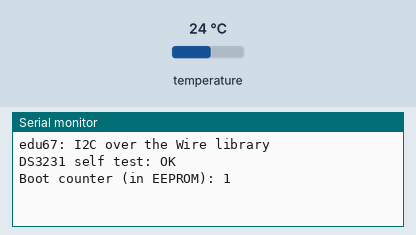
Simulated run of this sketch. Board: Arduino Uno, built with avr-gcc and run on an emulated ATmega328P. Shown: the last lines printed to the serial monitor. Wiring (inferred from the names in the program): 24Cxx EEPROM at I2C address 0x57; DS3231 clock at I2C address 0x68. Inputs (shaded band) come from the test bench; at power-on: temperature 24 °C. The local clock reads 2024-03-15 10:24:30 at power-on unless the sketch sets it; EEPROM starts erased.

Above: at 1.2 s.
1.3 s: temperature set to 12 °C
At 3.4 s:
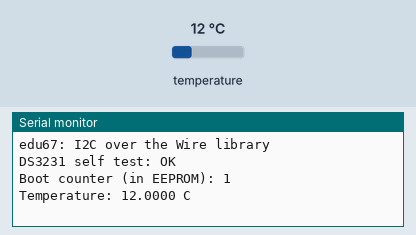
5.2 s: temperature set to 19 °C
At 6.5 s:
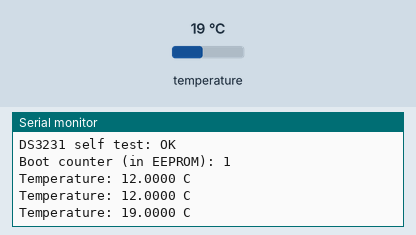

The sketch:

edu67_i2c_driver_layers.ino
```cpp
/*
 * edu67: a layered I2C driver, the way it is done in production firmware.
 *
 * Hardware: Arduino Uno + DS3231 RTC module (ZS-042, with AT24C32 EEPROM).
 *   Module VCC -> 5V, GND -> GND, SDA -> A4, SCL -> A5.
 *
 * Layers (top to bottom):
 *
 *   this sketch
 *      |
 *   Ds3231TempDrv, At24c32Drv   <- sensor drivers: know registers, not the bus
 *      |
 *   I2cDrvIf                    <- the one interface everybody uses
 *      |
 *   I2cWireDrv  or  I2cItDrv    <- bus drivers (choose in Config.h)
 *      |               |
 *   WireIf          TwiHalIf    <- thin wrappers: replaced by fakes in the PC tests
 *      |               |
 *   Wire library    AvrTwiHal   <- the hardware
 *
 * Open the Serial Monitor at 115200 baud. See README.md for the lessons.
 */

#include "Config.h"

#include "At24c32Drv.h"
#include "ClockIf.h"
#include "Ds3231TempDrv.h"
#include "FixedPointFormat.h"
#include "SerialErrorReporter.h"

#if defined(I2C_BACKEND_WIRE)
#include "I2cWireDrv.h"
#include "WireAdapter.h"
#else
#include "AvrTwiHal.h"
#include "I2cItDrv.h"
#endif

constexpr uint32_t I2C_CLOCK_HZ        = 100000;
constexpr uint32_t PRINT_INTERVAL_MS   = 2000;
// 4 bytes starting 2 bytes before a page end: the write is split into two pages.
constexpr uint16_t BOOT_COUNTER_ADDRESS = 0x0F1E;

// Global objects, in the order of their dependencies (constructed top to bottom).
ArduinoClock sysClock;
SerialErrorReporter reporter;

#if defined(I2C_BACKEND_WIRE)
WireAdapter wire;
I2cWireDrv i2cBus(wire);
#else
AvrTwiHal twi;
I2cItDrv i2cBus(twi, sysClock);
#endif

Ds3231TempDrv thermometer(i2cBus);
At24c32Drv eeprom(i2cBus, sysClock);

static uint32_t lastPrintMs = 0;

static void printTemperature(int32_t temperatureE4)
{
    char text[FIXED_E4_TEXT_SIZE];
    formatFixedE4(temperatureE4, text, sizeof(text));
    Serial.print(F("Temperature: "));
    Serial.print(text);
    Serial.println(F(" C"));
}

static void countBoots()
{
    uint8_t bytes[4] = {0, 0, 0, 0};
    if (!eeprom.read(BOOT_COUNTER_ADDRESS, bytes, sizeof(bytes)))
    {
        Serial.println(F("EEPROM read failed"));
        return;
    }

    // Little-endian: least significant byte first.
    uint32_t boots = static_cast<uint32_t>(bytes[0])
                   | (static_cast<uint32_t>(bytes[1]) << 8)
                   | (static_cast<uint32_t>(bytes[2]) << 16)
                   | (static_cast<uint32_t>(bytes[3]) << 24);

    // A new EEPROM is full of 0xFF.
    if (boots == 0xFFFFFFFFul)
    {
        boots = 0;
    }
    ++boots;

    for (uint8_t i = 0; i < 4; ++i)
    {
        bytes[i] = static_cast<uint8_t>(boots >> (8 * i));
    }
    if (!eeprom.write(BOOT_COUNTER_ADDRESS, bytes, sizeof(bytes)))
    {
        Serial.println(F("EEPROM write failed"));
        return;
    }

    Serial.print(F("Boot counter (in EEPROM): "));
    Serial.println(boots);
}


void setup()
{
    Serial.begin(115200);

#if defined(I2C_BACKEND_WIRE)
    Serial.println(F("\nedu67: I2C over the Wire library"));
    wire.begin(I2C_CLOCK_HZ, 25000, false);
#else
    Serial.println(F("\nedu67: I2C over our own TWI interrupt driver"));
    twi.begin(I2C_CLOCK_HZ, false);
#endif

    // The error reporter is connected AFTER the drivers were created:
    // a failure that already happened would be replayed now.
    i2cBus.setErrorReporter(reporter);
    thermometer.setErrorReporter(reporter);
    eeprom.setErrorReporter(reporter);

    Serial.print(F("DS3231 self test: "));
    Serial.println(thermometer.selfTest() ? F("OK") : F("FAILED"));

    countBoots();
}

void loop()
{
    // Non-blocking timing, as in edu01_blink_no_delay.
    const uint32_t now = millis();
    if (now - lastPrintMs < PRINT_INTERVAL_MS)
    {
        return;
    }
    lastPrintMs = now;

    int32_t temperatureE4 = 0;
    if (thermometer.getTemperature(temperatureE4))
    {
        printTemperature(temperatureE4);
    }
    else
    {
        Serial.println(F("Temperature: no sensor"));
    }
}
```

Config.h
```cpp
#ifndef EDU67_CONFIG_H
#define EDU67_CONFIG_H

/*
 * Choose which I2C bus driver the sketch uses.
 * Both implement the same I2cDrvIf, so the sensor drivers do not change at all.
 */

/*** Define ONLY ONE of it: ***/
#define I2C_BACKEND_WIRE     // Lesson 2: blocking driver built on top of the Wire library
// #define I2C_BACKEND_IT    // Lesson 3: our own interrupt-driven TWI driver (no Wire library)
/******************************/

#if defined(I2C_BACKEND_WIRE) == defined(I2C_BACKEND_IT)
#error "Config.h: define exactly one of I2C_BACKEND_WIRE / I2C_BACKEND_IT"
#endif

#if defined(I2C_BACKEND_IT) && defined(ARDUINO) && !defined(ARDUINO_ARCH_AVR)
#error "I2C_BACKEND_IT talks to AVR TWI registers directly: use an AVR board (Uno, Nano, Mega)"
#endif

#endif // EDU67_CONFIG_H
```

At24c32Drv.cpp
```cpp
#include "At24c32Drv.h"

#include "LockGuard.h"

namespace {

constexpr uint16_t MEMORY_ADDRESS_SIZE = 2;

// Not "min": Arduino.h defines min() as a macro.
size_t smaller(size_t aP, size_t bP)
{
    return (aP < bP) ? aP : bP;
}

} // anonymous namespace

At24c32Drv::At24c32Drv(I2cDrvIf& rBusP, ClockIf& rClockP, uint8_t addressP) :
    rBusM(rBusP),
    rClockM(rClockP),
    addressM(addressP),
    latchM(Subsystem::PERIPHERALS, HwError::AT24C32_FAILURE)
{
}

bool At24c32Drv::read(uint16_t memoryAddressP, uint8_t* pDataP, size_t dataSizeP)
{
    EDU_ASSERT(pDataP != nullptr);
    EDU_ASSERT(memoryAddressP + dataSizeP <= AT24C32_SIZE);

    if (latchM.isSet())
    {
        return false;
    }

    const LockGuard<I2cDrvIf> lock(rBusM);

    // Reads may cross pages; they are split only to fit the bus buffer.
    while (dataSizeP > 0)
    {
        const size_t chunk = smaller(dataSizeP, AT24C32_CHUNK_SIZE);
        if (!rBusM.read(addressM, memoryAddressP, MEMORY_ADDRESS_SIZE, pDataP, chunk))
        {
            return fail(EDU_TEXT("AT24C32 read failed at"), memoryAddressP);
        }
        memoryAddressP = static_cast<uint16_t>(memoryAddressP + chunk);
        pDataP += chunk;
        dataSizeP -= chunk;
    }
    return true;
}

bool At24c32Drv::write(uint16_t memoryAddressP, const uint8_t* pDataP, size_t dataSizeP)
{
    EDU_ASSERT(pDataP != nullptr);
    EDU_ASSERT(memoryAddressP + dataSizeP <= AT24C32_SIZE);

    if (latchM.isSet())
    {
        return false;
    }

    const LockGuard<I2cDrvIf> lock(rBusM);

    while (dataSizeP > 0)
    {
        // Example: address 30, 4 bytes -> 2 bytes to the end of page 0, then 2 bytes in page 1.
        const size_t toPageEnd = AT24C32_PAGE_SIZE - (memoryAddressP % AT24C32_PAGE_SIZE);
        const size_t chunk     = smaller(smaller(dataSizeP, toPageEnd), AT24C32_CHUNK_SIZE);

        if (!rBusM.write(addressM, memoryAddressP, MEMORY_ADDRESS_SIZE, pDataP, chunk))
        {
            return fail(EDU_TEXT("AT24C32 write failed at"), memoryAddressP);
        }
        if (!waitWhileBusy())
        {
            return fail(EDU_TEXT("AT24C32 write cycle timeout at"), memoryAddressP);
        }
        memoryAddressP = static_cast<uint16_t>(memoryAddressP + chunk);
        pDataP += chunk;
        dataSizeP -= chunk;
    }
    return true;
}

bool At24c32Drv::waitWhileBusy()
{
    // While writing its cells the chip NACKs its address. The first transfer
    // that is ACKed tells us it is ready. (A zero-length write is the textbook
    // way; a 1-byte read works with every bus driver, and is harmless.)
    const uint32_t startMs = rClockM.nowMs();
    uint8_t dummy = 0;
    do
    {
        if (rBusM.read(addressM, 0, MEMORY_ADDRESS_SIZE, &dummy, 1))
        {
            return true;
        }
    } while (static_cast<uint32_t>(rClockM.nowMs() - startMs) < AT24C32_WRITE_TIMEOUT_MS);

    return false;
}

bool At24c32Drv::fail(EduText messageP, uint16_t memoryAddressP)
{
    if (!latchM.isSet())
    {
        latchM.log(messageP, memoryAddressP);
        latchM.set();
    }
    return false;
}
```

At24c32Drv.h
```cpp
#ifndef EDU67_AT24C32DRV_H
#define EDU67_AT24C32DRV_H

#include "ClockIf.h"
#include "FatalErrorLatch.h"
#include "I2cDrvIf.h"

/** Address on the ZS-042 DS3231 module (A0..A2 pulled up). Other modules: 0x50..0x57. */
constexpr uint8_t AT24C32_ADDRESS = 0x57;

constexpr uint16_t AT24C32_SIZE      = 4096; ///< 32 kbit = 4096 bytes
constexpr uint16_t AT24C32_PAGE_SIZE = 32;   ///< one write may not cross a page boundary

/**
 * Bytes per bus transfer. Wire has a 32-byte buffer and the 2-byte memory
 * address takes 2 of them, so 16 is safe for every bus driver.
 */
constexpr uint16_t AT24C32_CHUNK_SIZE = 16;

/** Write cycle is max 10 ms by datasheet; a bit more for safety. */
constexpr uint16_t AT24C32_WRITE_TIMEOUT_MS = 20;

/**
 * AT24C32 I2C EEPROM.
 *
 * New compared to the DS3231:
 * - 2-byte "register" address (0x000..0xFFF): registerAddressSize = 2.
 * - Page writes: bytes that cross the end of a 32-byte page WRAP AROUND to
 *   the start of the same page. So a long write must be split at page ends.
 * - Write cycle: after a write, the chip is busy for up to 10 ms and does not
 *   ACK its own address. We ask again until it answers ("ACK polling"),
 *   which is faster than always waiting 10 ms.
 */
class At24c32Drv
{
public:
    At24c32Drv(I2cDrvIf& rBusP, ClockIf& rClockP, uint8_t addressP = AT24C32_ADDRESS);

    At24c32Drv(const At24c32Drv&) = delete;
    At24c32Drv& operator=(const At24c32Drv&) = delete;

    void setErrorReporter(ErrorReporterIf& rReporterP) { latchM.setReporter(rReporterP); }
    bool hasFatalFailure() const { return latchM.isSet(); }

    bool read(uint16_t memoryAddressP, uint8_t* pDataP, size_t dataSizeP);
    bool write(uint16_t memoryAddressP, const uint8_t* pDataP, size_t dataSizeP);

private:
    /** ACK polling until the write cycle is over. */
    bool waitWhileBusy();

    bool fail(EduText messageP, uint16_t memoryAddressP);

    I2cDrvIf& rBusM;
    ClockIf& rClockM;
    const uint8_t addressM;
    FatalErrorLatch latchM;
};

#endif // EDU67_AT24C32DRV_H
```

AvrTwiHal.cpp
```cpp
#include "AvrTwiHal.h"

#if defined(ARDUINO_ARCH_AVR) && defined(I2C_BACKEND_IT)

#include <util/twi.h> // TW_STATUS and the names of all TWI status codes

namespace {

// The ISR is a plain function: it needs to find the object.
AvrTwiHal* pInstanceS = nullptr;

// Writing TWCR with TWINT=1 CLEARS the flag and lets the hardware do the next step.
// Which step is chosen by the other bits:
constexpr uint8_t TWCR_NEXT  = _BV(TWINT) | _BV(TWEN) | _BV(TWIE);              // send TWDR / receive, then NACK
constexpr uint8_t TWCR_ACK   = _BV(TWINT) | _BV(TWEN) | _BV(TWIE) | _BV(TWEA);  // receive, then ACK (want more)
constexpr uint8_t TWCR_START = _BV(TWINT) | _BV(TWEN) | _BV(TWIE) | _BV(TWSTA); // (repeated) START
constexpr uint8_t TWCR_STOP  = _BV(TWINT) | _BV(TWEN) | _BV(TWSTO);             // STOP; no interrupt after it
constexpr uint8_t TWCR_FREE  = _BV(TWINT) | _BV(TWEN);                          // let go of the bus

// Stops the compiler from moving memory writes past this point.
inline void compilerBarrier() { __asm__ __volatile__("" ::: "memory"); }

} // anonymous namespace


ISR(TWI_vect)
{
    pInstanceS->handleInterrupt();
}


AvrTwiHal::AvrTwiHal() :
    operationM(Operation::IDLE),
    address8bitM(0),
    registerBytesM{0, 0},
    registerIndexM(0),
    pRxDataM(nullptr),
    pTxDataM(nullptr),
    dataSizeM(0),
    dataIndexM(0),
    errorM(I2cResult::OK),
    pCallbacksM(nullptr)
{
    EDU_ASSERT(pInstanceS == nullptr);
    pInstanceS = this;
}

void AvrTwiHal::begin(uint32_t clockHzP, bool internalPullupsP)
{
    pinMode(SDA, internalPullupsP ? INPUT_PULLUP : INPUT);
    pinMode(SCL, internalPullupsP ? INPUT_PULLUP : INPUT);

    // SCL = F_CPU / (16 + 2 * TWBR * prescaler); prescaler = 1.
    // 16 MHz: 100 kHz -> TWBR = 72, 400 kHz -> TWBR = 12.
    TWSR = 0;
    TWBR = static_cast<uint8_t>(((F_CPU / clockHzP) - 16) / 2);
    TWCR = _BV(TWEN);
}

bool AvrTwiHal::memReadIt(
    uint8_t deviceAddress8bitP,
    uint16_t registerAddressP,
    uint8_t registerAddressSizeP,
    uint8_t* pDataP,
    uint16_t dataSizeP)
{
    pRxDataM = pDataP;
    pTxDataM = nullptr;
    return start(Operation::MEM_READ, deviceAddress8bitP, registerAddressP, registerAddressSizeP, dataSizeP);
}

bool AvrTwiHal::memWriteIt(
    uint8_t deviceAddress8bitP,
    uint16_t registerAddressP,
    uint8_t registerAddressSizeP,
    const uint8_t* pDataP,
    uint16_t dataSizeP)
{
    pRxDataM = nullptr;
    pTxDataM = pDataP;
    return start(Operation::MEM_WRITE, deviceAddress8bitP, registerAddressP, registerAddressSizeP, dataSizeP);
}

bool AvrTwiHal::start(
    Operation operationP,
    uint8_t deviceAddress8bitP,
    uint16_t registerAddressP,
    uint8_t registerAddressSizeP,
    uint16_t dataSizeP)
{
    if (operationM != Operation::IDLE)
    {
        errorM = I2cResult::BUSY;
        return false;
    }

    // The STOP of the previous transfer takes a few microseconds. The hardware
    // clears TWSTO when it is on the wire. If it never does, the bus is stuck.
    for (uint16_t i = 0; (TWCR & _BV(TWSTO)) && (i < 1000); ++i)
    {
    }
    if (TWCR & _BV(TWSTO))
    {
        errorM = I2cResult::BUSY;
        return false;
    }

    address8bitM      = deviceAddress8bitP;
    registerBytesM[0] = static_cast<uint8_t>(registerAddressP >> 8);   // MSB first...
    registerBytesM[1] = static_cast<uint8_t>(registerAddressP & 0xFF);
    registerIndexM    = (registerAddressSizeP == 2) ? 0 : 1;          // ...or only the LSB
    dataSizeM         = dataSizeP;
    dataIndexM        = 0;
    errorM            = I2cResult::OK;
    operationM        = operationP;

    // Everything above must be in memory before the first interrupt can come.
    compilerBarrier();
    TWCR = TWCR_START;
    return true;
}

void AvrTwiHal::handleInterrupt()
{
    switch (TW_STATUS)
    {
    // --- Address phase: always WRITE first, to send the register address ---
    case TW_START:
        TWDR = address8bitM | TW_WRITE;
        TWCR = TWCR_NEXT;
        break;

    case TW_MT_SLA_ACK:  // device answered its address
    case TW_MT_DATA_ACK: // device accepted a byte
        if (registerIndexM < 2)
        {
            TWDR = registerBytesM[registerIndexM++];
            TWCR = TWCR_NEXT;
        }
        else if (operationM == Operation::MEM_READ)
        {
            // Register address sent. Turn the bus around WITHOUT a STOP.
            TWCR = TWCR_START;
        }
        else if (dataIndexM < dataSizeM)
        {
            TWDR = pTxDataM[dataIndexM++];
            TWCR = TWCR_NEXT;
        }
        else
        {
            TWCR = TWCR_STOP;
            finish(I2cResult::OK);
        }
        break;

    // --- Read phase ---
    case TW_REP_START:
        TWDR = address8bitM | TW_READ;
        TWCR = TWCR_NEXT;
        break;

    case TW_MR_SLA_ACK:
        // The master ACKs every byte except the LAST one: the NACK tells
        // the device "stop sending". So for a 1-byte read: NACK right away.
        TWCR = (dataSizeM > 1) ? TWCR_ACK : TWCR_NEXT;
        break;

    case TW_MR_DATA_ACK:
        pRxDataM[dataIndexM++] = TWDR;
        TWCR = ((dataIndexM + 1) < dataSizeM) ? TWCR_ACK : TWCR_NEXT;
        break;

    case TW_MR_DATA_NACK: // the last byte
        pRxDataM[dataIndexM++] = TWDR;
        TWCR = TWCR_STOP;
        finish(I2cResult::OK);
        break;

    // --- Errors ---
    case TW_MT_SLA_NACK:
    case TW_MR_SLA_NACK:
        TWCR = TWCR_STOP;
        finish(I2cResult::NACK_ADDRESS);
        break;

    case TW_MT_DATA_NACK:
        TWCR = TWCR_STOP;
        finish(I2cResult::NACK_DATA);
        break;

    case TW_MT_ARB_LOST: // same code as TW_MR_ARB_LOST
        TWCR = TWCR_FREE;
        finish(I2cResult::ARBITRATION_LOST);
        break;

    case TW_BUS_ERROR:
    default:
        TWCR = TWCR_STOP;
        finish(I2cResult::BUS_ERROR);
        break;
    }
}

void AvrTwiHal::finish(I2cResult resultP)
{
    const Operation finished = operationM;
    errorM     = resultP;
    operationM = Operation::IDLE;

    CallbacksIf* const pCallbacks = pCallbacksM;
    if (pCallbacks == nullptr)
    {
        return;
    }
    if (resultP != I2cResult::OK)
    {
        pCallbacks->errorCallback();
    }
    else if (finished == Operation::MEM_READ)
    {
        pCallbacks->memRxCpltCallback();
    }
    else
    {
        pCallbacks->memTxCpltCallback();
    }
}

void AvrTwiHal::abort()
{
    const CriticalSection lock;
    // Switching the TWI off and on resets its state machine.
    TWCR = 0;
    operationM = Operation::IDLE;
    TWCR = _BV(TWEN);
}

void AvrTwiHal::setCallbacks(CallbacksIf& rCallbacksP)
{
    const CriticalSection lock;
    EDU_ASSERT(pCallbacksM == nullptr);
    pCallbacksM = &rCallbacksP;
}

void AvrTwiHal::resetCallbacks(CallbacksIf& rCallbacksP)
{
    const CriticalSection lock;
    EDU_ASSERT(pCallbacksM == &rCallbacksP);
    pCallbacksM = nullptr;
}

I2cResult AvrTwiHal::getError() const
{
    return errorM;
}

#endif
```

ClockIf.h
```cpp
#ifndef EDU67_CLOCKIF_H
#define EDU67_CLOCKIF_H

#include "Platform.h"

/**
 * Source of time for timeouts.
 * The drivers never call millis() directly, so a unit test can give them a fake clock.
 */
class ClockIf
{
public:
    virtual ~ClockIf() {}

    /** Milliseconds since start. Wraps around after ~49 days: always compare (now - start). */
    virtual uint32_t nowMs() = 0;
};

#if defined(ARDUINO)
class ArduinoClock : public ClockIf
{
public:
    uint32_t nowMs() override { return millis(); }
};
#endif

#endif // EDU67_CLOCKIF_H
```

LockGuard.h
```cpp
#ifndef EDU67_LOCKGUARD_H
#define EDU67_LOCKGUARD_H

/**
 * RAII lock: lock() in the constructor, unlock() in the destructor.
 * Every "return false" in the middle of a function unlocks automatically.
 */
template <class T>
class LockGuard
{
public:
    explicit LockGuard(T& rLockableP) : rLockableM(rLockableP) { rLockableM.lock(); }
    ~LockGuard() { rLockableM.unlock(); }

    LockGuard(const LockGuard&) = delete;
    LockGuard& operator=(const LockGuard&) = delete;

private:
    T& rLockableM;
};

#endif // EDU67_LOCKGUARD_H
```

Source omitted: AvrTwiHal.h (2365 bytes), Ds3231TempDrv.cpp (3509 bytes), Ds3231TempDrv.h (2157 bytes), ErrorReporterIf.h (1023 bytes), EventSlot.h (1917 bytes), FatalErrorLatch.h (1722 bytes), FixedPointFormat.h (1602 bytes), I2cDrvBase.cpp (1450 bytes), I2cDrvBase.h (1972 bytes), I2cDrvIf.h (3175 bytes), I2cItDrv.cpp (3073 bytes), I2cItDrv.h (2267 bytes) and 10 more

Measured:
- after the input at 1.3 s, the serial monitor: prints a new line after 0.70 s (image 1)
- after the input at 5.2 s, the serial monitor: prints a new line after 0.80 s (image 2)
